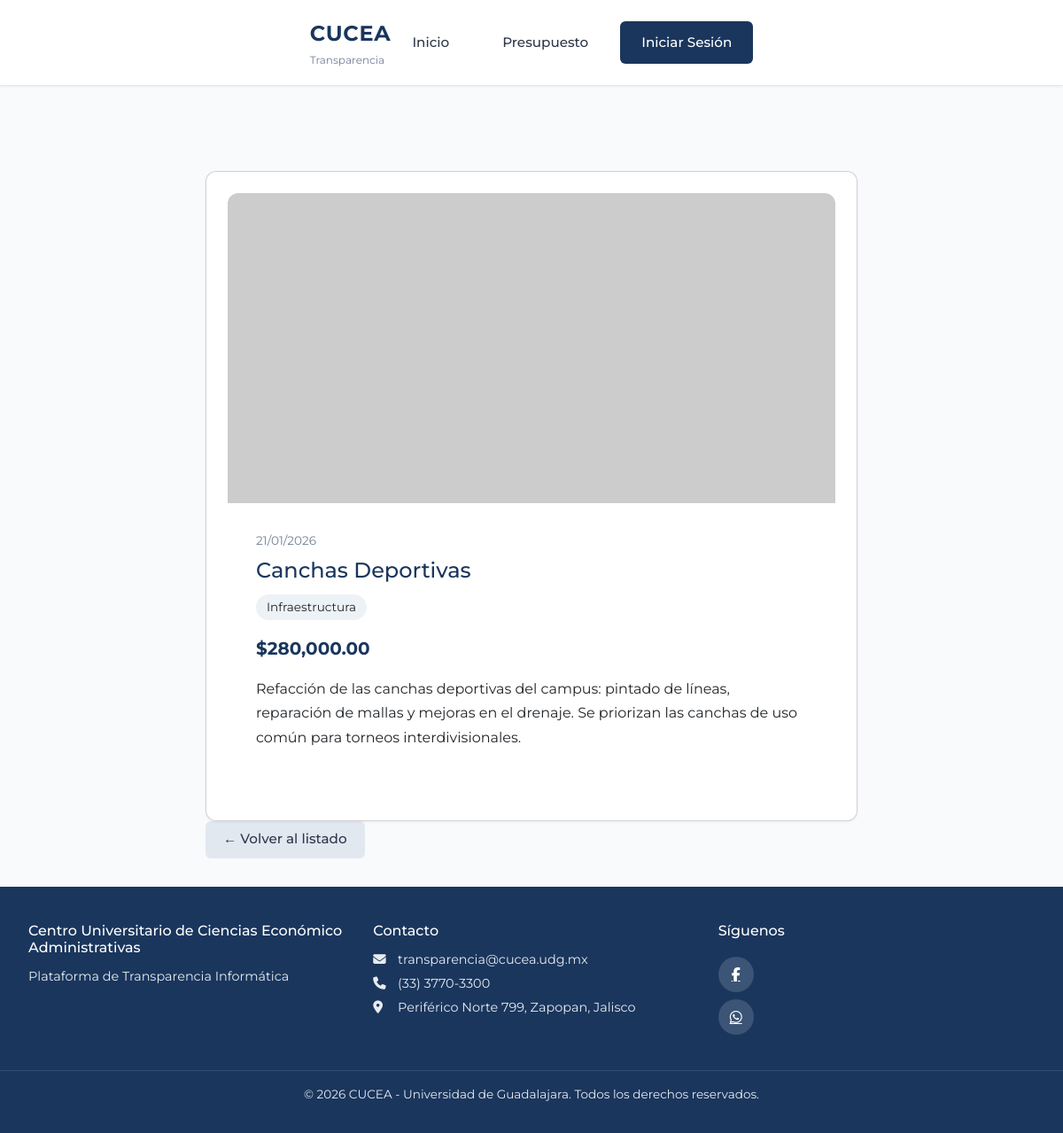
Page /presupuesto/2 on the committed database.
### models.py (models this page shows, shortened)
class Presupuesto(db.Model):
    __tablename__ = 'presupuestos'
    id = db.Column(db.Integer, primary_key=True)
    concepto = db.Column(db.String(200), nullable=False)  # Título del proyecto
    descripcion_corta = db.Column(db.String(300))  # Resumen breve para la card (si vacío se trunca descripcion)
    descripcion = db.Column(db.Text)  # Descripción larga para el modal
    imagen_url = db.Column(db.String(500))  # Ruta o URL de imagen (ej: img/proyecto1.jpg)
    monto = db.Column(db.Float, nullable=False)
    categoria = db.Column(db.String(100), nullable=False)
    fecha = db.Column(db.Date, nullable=False)  # Fecha del proyecto
    likes = db.Column(db.Integer, default=0, nullable=False)
    dislikes = db.Column(db.Integer, default=0, nullable=False)
    fecha_registro = db.Column(db.DateTime, default=datetime.utcnow)
    comentarios = db.relationship('Comentario', backref='presupuesto', lazy='dynamic', order_by='Comentario.fecha_creacion')

### app.py (the view)
    @app.route('/presupuesto/<int:id>')
    def presupuesto_detalle(id):
        presupuesto = Presupuesto.query.get_or_404(id)
        return render_template('presupuesto/detalle.html', presupuesto=presupuesto)

### templates/presupuesto/detalle.html (shortened to what this page needs)
{% extends "base/layout.html" %}
{% block content %}
<div class="detalle-page">
    <article class="detalle-card card">
        <div class="detalle-card__image">
            {% if presupuesto.imagen_url %}
            <img src="{{ presupuesto.imagen_url if presupuesto.imagen_url.startswith('http') else url_for('static', filename=presupuesto.imagen_url) }}" alt="{{ presupuesto.concepto }}">
            {% else %}
            <div class="detalle-card__placeholder">
                <i class="fas fa-image"></i>
                <span>Sin imagen</span>
            </div>
            {% endif %}
        </div>
        <div class="detalle-card__body">
            <p class="detalle-card__date">{{ presupuesto.fecha.strftime('%d/%m/%Y') }}</p>
            <h1 class="detalle-card__title">{{ presupuesto.concepto }}</h1>
            <span class="detalle-card__badge">{{ presupuesto.categoria }}</span>
            <p class="detalle-card__monto">${{ "{:,.2f}".format(presupuesto.monto) }}</p>
            {% if presupuesto.descripcion %}
            <div class="detalle-card__descripcion">
                {{ presupuesto.descripcion }}
            </div>
            {% endif %}
        </div>
    </article>
    <a href="{{ url_for('presupuestos_lista') }}" class="btn btn--secondary">← Volver al listado</a>
</div>
{% endblock %}

### static/css/main.css (style rules this page uses)
:root { --color-primary: #1a365d; --color-primary-light: #2c5282; --color-primary-hover: #2d4a7c; --color-text: #2d3748; --color-text-muted: #718096; --color-bg: #f8fafc; --color-card: #ffffff; --color-border: #e2e8f0; --shadow: 0 1px 3px rgba(0, 0, 0, 0.06); --shadow-hover: 0 4px 12px rgba(0, 0, 0, 0.1); --navbar-height: 80px; --navbar-height-scrolled: 60px; --font-main: 'Montserrat', 'Segoe UI', system-ui, sans-serif; }
* { box-sizing: border-box; }
body { margin: 0; font-family: var(--font-main); background: var(--color-bg); color: var(--color-text); line-height: 1.6; min-height: 100vh; display: flex; flex-direction: column; }
.btn { display: inline-block; padding: 0.6rem 1.25rem; border-radius: 6px; font-weight: 500; font-family: var(--font-main); text-decoration: none; cursor: pointer; border: none; font-size: 0.95rem; transition: background-color 0.2s, color 0.2s; }
.btn--secondary { background: var(--color-border); color: var(--color-text); }
.detalle-page { max-width: 800px; margin: 0 auto; }
.detalle-card__image { width: 100%; height: 350px; overflow: hidden; border-radius: 12px 12px 0 0; }
.detalle-card__image img { width: 100%; height: 100%; object-fit: cover; }
.detalle-card__body { padding: 2rem; }
.detalle-card__date { font-size: 0.85rem; color: var(--color-text-muted); margin: 0 0 0.5rem; }
.detalle-card__title { margin: 0 0 0.75rem; font-size: 1.5rem; color: var(--color-primary); }
.detalle-card__badge { display: inline-block; padding: 0.25rem 0.75rem; background: #edf2f7; border-radius: 20px; font-size: 0.85rem; margin-bottom: 1rem; }
.detalle-card__monto { font-size: 1.25rem; font-weight: 700; color: var(--color-primary); margin: 0 0 1rem; }
.detalle-card__descripcion { margin: 0 0 1.5rem; line-height: 1.7; }
.card { background: var(--color-card); border-radius: 12px; box-shadow: var(--shadow); padding: 1.5rem; }
.main-content .presupuestos-page, .main-content .auth-container, .main-content .form-page, .main-content .detalle-page { padding: 2rem; padding-top: calc(var(--navbar-height) + 1rem); }

### rows in the picture
Presupuesto: fecha "21/01/2026", concepto "Canchas Deportivas", categoria "Infraestructura", monto "280,000.00", descripcion "Refacción de las canchas deportivas del campus: pintado de líneas, reparación de mallas y mejoras en el drenaje. Se priorizan las canchas de uso común para torneos interdivisionales."
